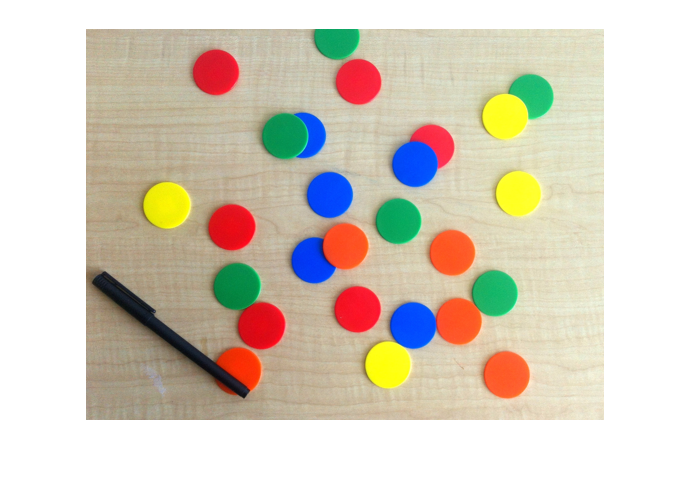
%> input picture DetectCirclesExample.png, 692 x 484 px
$ octave --eval "result = sobel(rgb2gray(imread('DetectCirclesExample.png')));"   (GNU Octave 9; MATLAB toolbox functions it lacks are replaced by stand-ins)
%> lines starting %> are read from the running program, lines starting %| are printed output that depends on the picture
function outImage = sobel(inImage)
% 3x3 mask for x gradient sobel
Gx = [1 +2 +1; 0 0 0; -1 -2 -1];
% inverse of this mask if the y gradient sobel
Gy = Gx';

%perform 2D convolution to find value from both gradients
temp_x = conv2(inImage, Gx, 'same');
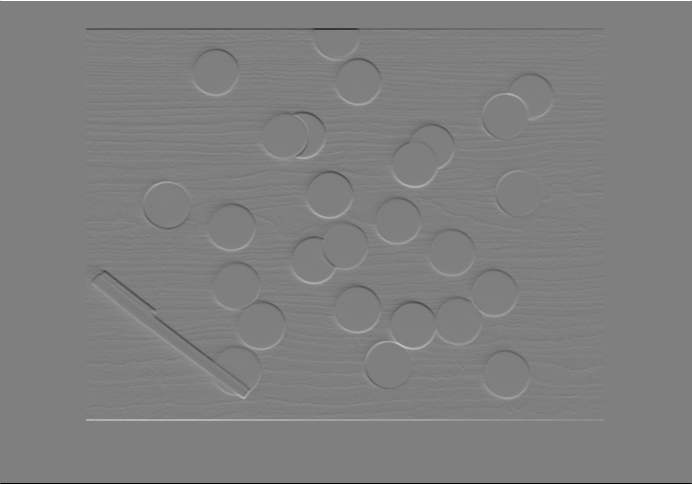
%> temp_x: size 484x692 double; min -1020, max 1020, mean 0; drawn with min black and max white
temp_y = conv2(inImage, Gy, 'same');
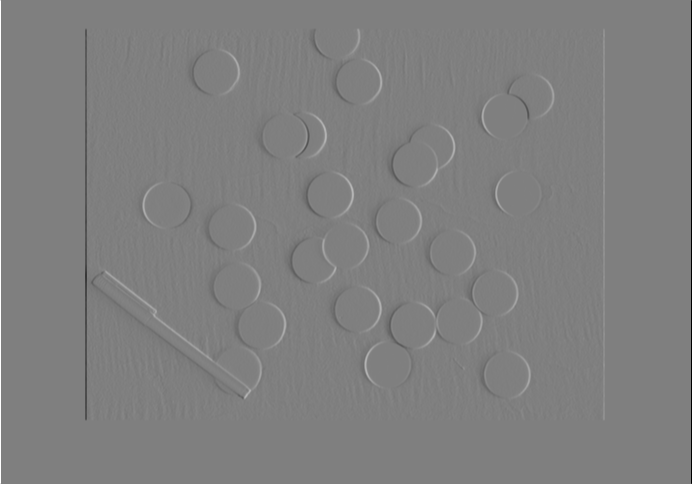
%> temp_y: size 484x692 double; min -1020, max 1020, mean 0; mean of the top-left, top-right, bottom-left and bottom-right quarters 0.6, -0.6, 1.2, -1.2; drawn with min black and max white

%take directional value
outImage = sqrt(temp_x.^2 + temp_y.^2);
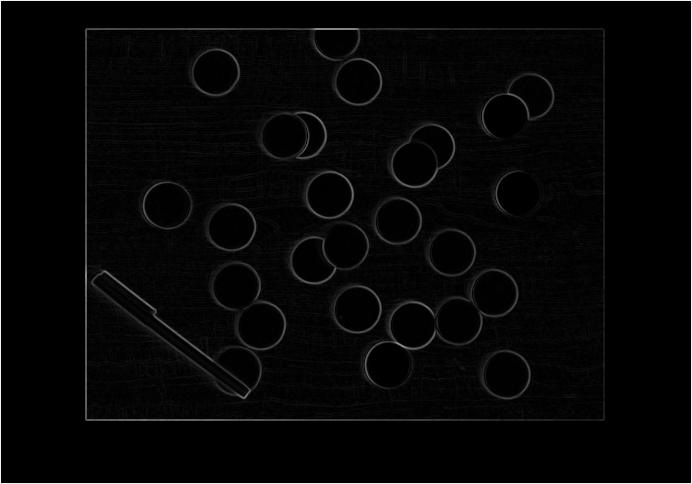
%> outImage: size 484x692 double; min 0, max 1081.9, mean 28; drawn with min black and max white
outImage = uint8(outImage);
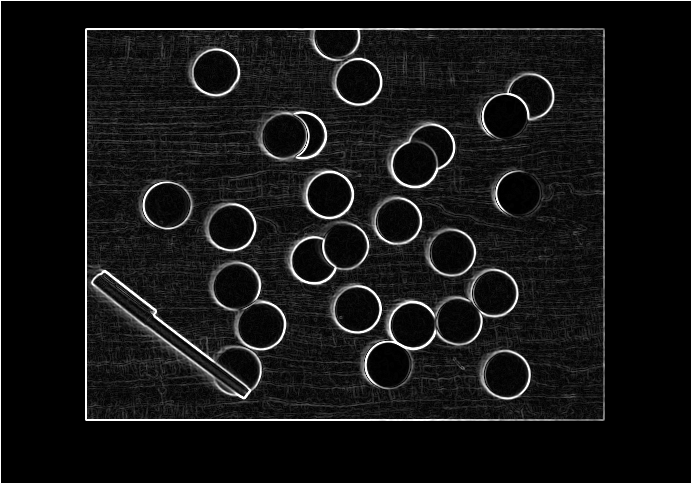
%> outImage: size 484x692 uint8; min 0, max 255, mean 21.5
imshow(outImage);
% imwrite(outImage, 'pepper_edge.jpg', 'jpg');
end

$ run again, on salt_pepper_noise.jpg
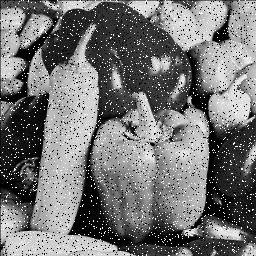
%> input picture salt_pepper_noise.jpg, 256 x 256 px
%> in sobel, `temp_y = conv2(inImage, Gy, 'same');`:
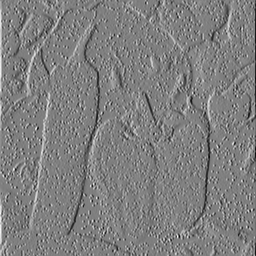
%> temp_y: size 256x256 double; min -1008, max 1011, mean 0.9; drawn with min black and max white
%> in sobel, `outImage = uint8(outImage);`:
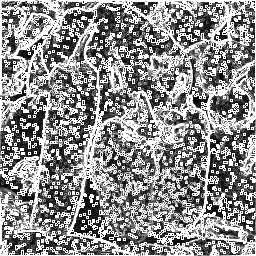
%> outImage: size 256x256 uint8; min 0, max 255, mean 143.5
